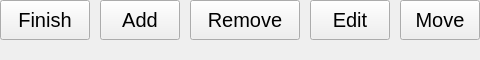
                   <widget class="QWidget" name="layer_header">
                    <property name="geometry">
                     <rect>
                      <x>0</x>
                      <y>0</y>
                      <width>480</width>
                      <height>40</height>
                     </rect>
                    </property>
                    <property name="maximumSize">
                     <size>
                      <width>16777215</width>
                      <height>40</height>
                     </size>
                    </property>
                    <layout class="QHBoxLayout" name="layer_header_container">
                     <property name="spacing">
                      <number>10</number>
                     </property>
                     <property name="leftMargin">
                      <number>0</number>
                     </property>
                     <property name="topMargin">
                      <number>0</number>
                     </property>
                     <property name="rightMargin">
                      <number>0</number>
                     </property>
                     <property name="bottomMargin">
                      <number>20</number>
                     </property>
                     <item>
                      <widget class="QPushButton" name="layer_finish_button">
                       <property name="minimumSize">
                        <size>
                         <width>90</width>
                         <height>40</height>
                        </size>
                       </property>
                       <property name="maximumSize">
                        <size>
                         <width>90</width>
                         <height>50</height>
                        </size>
                       </property>
                       <property name="font">
                        <font>
                         <family>Arial</family>
                         <pointsize>15</pointsize>
                        </font>
                       </property>
                       <property name="text">
                        <string>Finish</string>
                       </property>
                       <property name="icon">
                        <iconset resource="../../assets/rss.qrc">
                         <normaloff>:/icons/util/back_square1_dark.svg</normaloff>
                         <disabledoff>:/icons/util/back_square1_grey.svg</disabledoff>
                         <activeoff>:/icons/util/back_square1_blue.svg</activeoff>
                         <selectedoff>:/icons/util/back_square1_blue.svg</selectedoff>:/icons/util/back_square1_dark.svg</iconset>
                       </property>
                       <property name="iconSize">
                        <size>
                         <width>20</width>
                         <height>20</height>
                        </size>
                       </property>
                      </widget>
                     </item>
                     <item>
                      <widget class="QPushButton" name="layer_add_button">
                       <property name="minimumSize">
                        <size>
                         <width>80</width>
                         <height>40</height>
                        </size>
                       </property>
                       <property name="maximumSize">
                        <size>
                         <width>80</width>
                         <height>40</height>
                        </size>
                       </property>
                       <property name="font">
                        <font>
                         <family>Arial</family>
                         <pointsize>15</pointsize>
                        </font>
                       </property>
                       <property name="text">
                        <string>Add</string>
                       </property>
                       <property name="icon">
                        <iconset>
                         <normalon>:/icons/util/add_2_dark.svg</normalon>
                        </iconset>
                       </property>
                       <property name="iconSize">
                        <size>
                         <width>20</width>
                         <height>20</height>
                        </size>
                       </property>
                      </widget>
                     </item>
                     <item>
                      <widget class="QPushButton" name="layer_remove_button">
                       <property name="minimumSize">
                        <size>
                         <width>110</width>
                         <height>40</height>
                        </size>
                       </property>
                       <property name="maximumSize">
                        <size>
                         <width>110</width>
                         <height>40</height>
                        </size>
                       </property>
                       <property name="font">
                        <font>
                         <family>Arial</family>
                         <pointsize>15</pointsize>
                        </font>
                       </property>
                       <property name="text">
                        <string>Remove</string>
                       </property>
                       <property name="icon">
                        <iconset>
                         <normalon>:/icons/util/minus_square_dark.svg</normalon>
                         <disabledoff>:/icons/util/minus_square_grey.svg</disabledoff>
                         <disabledon>:/icons/util/minus_square_grey.svg</disabledon>
                         <activeoff>:/icons/util/minus_square_red.svg</activeoff>
                         <activeon>:/icons/util/minus_square_red.svg</activeon>
                         <selectedoff>:/icons/util/minus_square_red.svg</selectedoff>
                         <selectedon>:/icons/util/minus_square_red.svg</selectedon>
                        </iconset>
                       </property>
                       <property name="iconSize">
                        <size>
                         <width>20</width>
                         <height>20</height>
                        </size>
                       </property>
                      </widget>
                     </item>
                     <item>
                      <widget class="QPushButton" name="layer_edit_button">
                       <property name="minimumSize">
                        <size>
                         <width>80</width>
                         <height>40</height>
                        </size>
                       </property>
                       <property name="maximumSize">
                        <size>
                         <width>80</width>
                         <height>40</height>
                        </size>
                       </property>
                       <property name="font">
                        <font>
                         <family>Arial</family>
                         <pointsize>15</pointsize>
                        </font>
                       </property>
                       <property name="text">
                        <string>Edit</string>
                       </property>
                       <property name="icon">
                        <iconset resource="../../assets/rss.qrc">
                         <normaloff>:/icons/util/edit_dark.svg</normaloff>
                         <disabledoff>:/icons/util/edit_grey.svg</disabledoff>
                         <activeoff>:/icons/util/edit_blue.svg</activeoff>
                         <selectedoff>:/icons/util/edit_blue.svg</selectedoff>:/icons/util/edit_dark.svg</iconset>
                       </property>
                       <property name="iconSize">
                        <size>
                         <width>20</width>
                         <height>20</height>
                        </size>
                       </property>
                      </widget>
                     </item>
                     <item>
                      <widget class="QPushButton" name="layer_move_button">
                       <property name="sizePolicy">
                        <sizepolicy hsizetype="MinimumExpanding" vsizetype="Fixed">
                         <horstretch>0</horstretch>
                         <verstretch>0</verstretch>
                        </sizepolicy>
                       </property>
                       <property name="minimumSize">
                        <size>
                         <width>80</width>
                         <height>40</height>
                        </size>
                       </property>
                       <property name="maximumSize">
                        <size>
                         <width>80</width>
                         <height>40</height>
                        </size>
                       </property>
                       <property name="font">
                        <font>
                         <family>Arial</family>
                         <pointsize>15</pointsize>
                        </font>
                       </property>
                       <property name="text">
                        <string>Move</string>
                       </property>
                       <property name="icon">
                        <iconset resource="../../assets/rss.qrc">
                         <normaloff>:/icons/util/move_square1_dark.svg</normaloff>
                         <disabledoff>:/icons/util/move_square1_grey.svg</disabledoff>
                         <activeoff>:/icons/util/move_square1_blue.svg</activeoff>
                         <selectedoff>:/icons/util/move_square1_blue.svg</selectedoff>:/icons/util/move_square1_dark.svg</iconset>
                       </property>
                       <property name="iconSize">
                        <size>
                         <width>20</width>
                         <height>20</height>
                        </size>
                       </property>
                      </widget>
                     </item>
                    </layout>
                   </widget>
